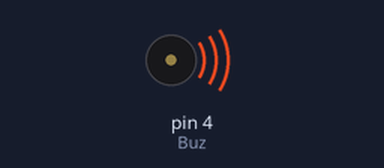
Bench run of a sketch on a simulated Arduino Uno, built with avr-gcc and run on an emulated ATmega328P. On the bench: buzzer (waves = sounding, pin HIGH).

Above: at 0.5 s.
At 5.0 s:
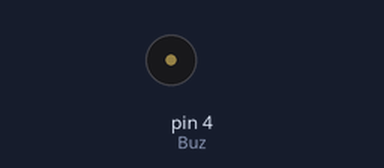
Timing chart, 0 to 6.9 s (numbered marks = the images above):
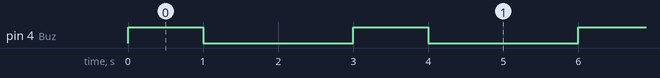

The sketch:

01_L298P_Passive_Buzzer.ino
```cpp
int Buz = 4;

void setup() {
  Serial.begin(9600);
  pinMode(Buz, OUTPUT);
}

void loop() {
  digitalWrite(Buz, HIGH);
  delay(1000);
  digitalWrite(Buz, LOW);
  delay(2000);

//  if (Serial.available()) {
//    char input = Serial.read();
//
//    if (input == 'h') {
//      digitalWrite(Buz, HIGH);
//      Serial.println("Buzzer ON");
//    }
//    else if (input == 'l') {
//      digitalWrite(Buz, LOW);
//      Serial.println("Buzzer OFF");
//    }
//  }
}
```

Measured:
- by itself, pin 4 (Buz): alternates HIGH for 1.0 s and LOW for 2.0 s
